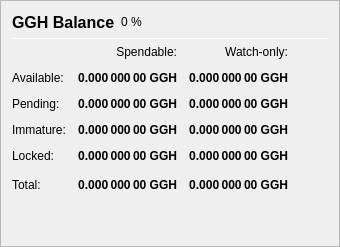
                   <widget class="QFrame" name="frame_Balances">
                    <property name="frameShape">
                     <enum>QFrame::StyledPanel</enum>
                    </property>
                    <property name="frameShadow">
                     <enum>QFrame::Raised</enum>
                    </property>
                    <layout class="QVBoxLayout" name="verticalLayout_4">
                     <item>
                      <layout class="QHBoxLayout" name="horizontalLayout_4">
                       <item>
                        <widget class="QLabel" name="label_5">
                         <property name="minimumSize">
                          <size>
                           <width>0</width>
                           <height>20</height>
                          </size>
                         </property>
                         <property name="font">
                          <font>
                           <pointsize>12</pointsize>
                           <weight>75</weight>
                           <bold>true</bold>
                          </font>
                         </property>
                         <property name="text">
                          <string>GGH Balance</string>
                         </property>
                        </widget>
                       </item>
                       <item>
                        <widget class="QLabel" name="labelGGHPercent">
                         <property name="text">
                          <string notr="true">0 %</string>
                         </property>
                        </widget>
                       </item>
                       <item>
                        <spacer name="horizontalSpacer_3">
                         <property name="orientation">
                          <enum>Qt::Horizontal</enum>
                         </property>
                         <property name="sizeHint" stdset="0">
                          <size>
                           <width>40</width>
                           <height>20</height>
                          </size>
                         </property>
                        </spacer>
                       </item>
                      </layout>
                     </item>
                     <item>
                      <widget class="Line" name="line_Balance">
                       <property name="minimumSize">
                        <size>
                         <width>0</width>
                         <height>1</height>
                        </size>
                       </property>
                       <property name="maximumSize">
                        <size>
                         <width>16777215</width>
                         <height>1</height>
                        </size>
                       </property>
                       <property name="orientation">
                        <enum>Qt::Horizontal</enum>
                       </property>
                      </widget>
                     </item>
                     <item>
                      <layout class="QGridLayout" name="gridLayout">
                       <property name="spacing">
                        <number>12</number>
                       </property>
                       <item row="0" column="1">
                        <widget class="QLabel" name="labelSpendable">
                         <property name="text">
                          <string>Spendable:</string>
                         </property>
                         <property name="alignment">
                          <set>Qt::AlignRight|Qt::AlignTrailing|Qt::AlignVCenter</set>
                         </property>
                        </widget>
                       </item>
                       <item row="0" column="2">
                        <widget class="QLabel" name="labelWatchonly">
                         <property name="text">
                          <string>Watch-only:</string>
                         </property>
                         <property name="alignment">
                          <set>Qt::AlignRight|Qt::AlignTrailing|Qt::AlignVCenter</set>
                         </property>
                        </widget>
                       </item>
                       <item row="1" column="0">
                        <widget class="QLabel" name="labelBalanceText">
                         <property name="text">
                          <string>Available:</string>
                         </property>
                        </widget>
                       </item>
                       <item row="1" column="1">
                        <widget class="QLabel" name="labelBalance">
                         <property name="font">
                          <font>
                           <weight>75</weight>
                           <bold>true</bold>
                          </font>
                         </property>
                         <property name="cursor">
                          <cursorShape>IBeamCursor</cursorShape>
                         </property>
                         <property name="toolTip">
                          <string>Your current spendable balance</string>
                         </property>
                         <property name="text">
                          <string notr="true">0.000 000 00 GGH</string>
                         </property>
                         <property name="alignment">
                          <set>Qt::AlignRight|Qt::AlignTrailing|Qt::AlignVCenter</set>
                         </property>
                         <property name="textInteractionFlags">
                          <set>Qt::LinksAccessibleByMouse|Qt::TextSelectableByKeyboard|Qt::TextSelectableByMouse</set>
                         </property>
                        </widget>
                       </item>
                       <item row="1" column="2">
                        <widget class="QLabel" name="labelWatchAvailable">
                         <property name="font">
                          <font>
                           <weight>75</weight>
                           <bold>true</bold>
                          </font>
                         </property>
                         <property name="cursor">
                          <cursorShape>IBeamCursor</cursorShape>
                         </property>
                         <property name="toolTip">
                          <string>Your current balance in watch-only addresses</string>
                         </property>
                         <property name="text">
                          <string notr="true">0.000 000 00 GGH</string>
                         </property>
                         <property name="alignment">
                          <set>Qt::AlignRight|Qt::AlignTrailing|Qt::AlignVCenter</set>
                         </property>
                         <property name="textInteractionFlags">
                          <set>Qt::LinksAccessibleByMouse|Qt::TextSelectableByKeyboard|Qt::TextSelectableByMouse</set>
                         </property>
                        </widget>
                       </item>
                       <item row="2" column="0">
                        <widget class="QLabel" name="labelPendingText">
                         <property name="text">
                          <string>Pending:</string>
                         </property>
                        </widget>
                       </item>
                       <item row="2" column="1">
                        <widget class="QLabel" name="labelUnconfirmed">
                         <property name="font">
                          <font>
                           <weight>75</weight>
                           <bold>true</bold>
                          </font>
                         </property>
                         <property name="cursor">
                          <cursorShape>IBeamCursor</cursorShape>
                         </property>
                         <property name="toolTip">
                          <string>Total of transactions that have yet to be confirmed, and do not yet count toward the spendable balance</string>
                         </property>
                         <property name="text">
                          <string notr="true">0.000 000 00 GGH</string>
                         </property>
                         <property name="alignment">
                          <set>Qt::AlignRight|Qt::AlignTrailing|Qt::AlignVCenter</set>
                         </property>
                         <property name="textInteractionFlags">
                          <set>Qt::LinksAccessibleByMouse|Qt::TextSelectableByKeyboard|Qt::TextSelectableByMouse</set>
                         </property>
                        </widget>
                       </item>
                       <item row="2" column="2">
                        <widget class="QLabel" name="labelWatchPending">
                         <property name="font">
                          <font>
                           <weight>75</weight>
                           <bold>true</bold>
                          </font>
                         </property>
                         <property name="cursor">
                          <cursorShape>IBeamCursor</cursorShape>
                         </property>
                         <property name="toolTip">
                          <string>Unconfirmed transactions to watch-only addresses</string>
                         </property>
                         <property name="text">
                          <string notr="true">0.000 000 00 GGH</string>
                         </property>
                         <property name="alignment">
                          <set>Qt::AlignRight|Qt::AlignTrailing|Qt::AlignVCenter</set>
                         </property>
                         <property name="textInteractionFlags">
                          <set>Qt::LinksAccessibleByMouse|Qt::TextSelectableByKeyboard|Qt::TextSelectableByMouse</set>
                         </property>
                        </widget>
                       </item>
                       <item row="3" column="0">
                        <widget class="QLabel" name="labelImmatureText">
                         <property name="text">
                          <string>Immature:</string>
                         </property>
                        </widget>
                       </item>
                       <item row="3" column="1">
                        <widget class="QLabel" name="labelImmature">
                         <property name="font">
                          <font>
                           <weight>75</weight>
                           <bold>true</bold>
                          </font>
                         </property>
                         <property name="cursor">
                          <cursorShape>IBeamCursor</cursorShape>
                         </property>
                         <property name="toolTip">
                          <string>Staked or masternode rewards that has not yet matured</string>
                         </property>
                         <property name="text">
                          <string notr="true">0.000 000 00 GGH</string>
                         </property>
                         <property name="alignment">
                          <set>Qt::AlignRight|Qt::AlignTrailing|Qt::AlignVCenter</set>
                         </property>
                         <property name="textInteractionFlags">
                          <set>Qt::LinksAccessibleByMouse|Qt::TextSelectableByKeyboard|Qt::TextSelectableByMouse</set>
                         </property>
                        </widget>
                       </item>
                       <item row="3" column="2">
                        <widget class="QLabel" name="labelWatchImmature">
                         <property name="font">
                          <font>
                           <weight>75</weight>
                           <bold>true</bold>
                          </font>
                         </property>
                         <property name="cursor">
                          <cursorShape>IBeamCursor</cursorShape>
                         </property>
                         <property name="toolTip">
                          <string>Staked or masternode rewards in watch-only addresses that has not yet matured</string>
                         </property>
                         <property name="text">
                          <string notr="true">0.000 000 00 GGH</string>
                         </property>
                         <property name="alignment">
                          <set>Qt::AlignRight|Qt::AlignTrailing|Qt::AlignVCenter</set>
                         </property>
                         <property name="textInteractionFlags">
                          <set>Qt::LinksAccessibleByMouse|Qt::TextSelectableByKeyboard|Qt::TextSelectableByMouse</set>
                         </property>
                        </widget>
                       </item>
                       <item row="4" column="0">
                        <widget class="QLabel" name="labelLockedBalanceText">
                         <property name="toolTip">
                          <string>Locked GGH or Masternode collaterals. These are excluded from zGGH minting.</string>
                         </property>
                         <property name="text">
                          <string>Locked:</string>
                         </property>
                        </widget>
                       </item>
                       <item row="4" column="1">
                        <widget class="QLabel" name="labelLockedBalance">
                         <property name="font">
                          <font>
                           <weight>75</weight>
                           <bold>true</bold>
                          </font>
                         </property>
                         <property name="cursor">
                          <cursorShape>IBeamCursor</cursorShape>
                         </property>
                         <property name="toolTip">
                          <string>Locked GGH or Masternode collaterals. These are excluded from zGGH minting.</string>
                         </property>
                         <property name="text">
                          <string notr="true">0.000 000 00 GGH</string>
                         </property>
                         <property name="alignment">
                          <set>Qt::AlignRight|Qt::AlignTrailing|Qt::AlignVCenter</set>
                         </property>
                         <property name="textInteractionFlags">
                          <set>Qt::LinksAccessibleByMouse|Qt::TextSelectableByKeyboard|Qt::TextSelectableByMouse</set>
                         </property>
                        </widget>
                       </item>
                       <item row="4" column="2">
                        <widget class="QLabel" name="labelWatchLocked">
                         <property name="font">
                          <font>
                           <weight>75</weight>
                           <bold>true</bold>
                          </font>
                         </property>
                         <property name="cursor">
                          <cursorShape>IBeamCursor</cursorShape>
                         </property>
                         <property name="toolTip">
                          <string>Current locked balance in watch-only addresses</string>
                         </property>
                         <property name="text">
                          <string notr="true">0.000 000 00 GGH</string>
                         </property>
                         <property name="alignment">
                          <set>Qt::AlignRight|Qt::AlignTrailing|Qt::AlignVCenter</set>
                         </property>
                         <property name="textInteractionFlags">
                          <set>Qt::LinksAccessibleByMouse|Qt::TextSelectableByKeyboard|Qt::TextSelectableByMouse</set>
                         </property>
                        </widget>
                       </item>
                       <item row="5" column="0">
                        <widget class="QLabel" name="labelTotalText">
                         <property name="toolTip">
                          <string>Your current GGCash balance, unconfirmed and immature transactions included</string>
                         </property>
                         <property name="text">
                          <string>Total:</string>
                         </property>
                        </widget>
                       </item>
                       <item row="5" column="1">
                        <widget class="QLabel" name="labelTotal">
                         <property name="font">
                          <font>
                           <weight>75</weight>
                           <bold>true</bold>
                          </font>
                         </property>
                         <property name="cursor">
                          <cursorShape>IBeamCursor</cursorShape>
                         </property>
                         <property name="toolTip">
                          <string>Your current GGCash balance, unconfirmed and immature transactions included</string>
                         </property>
                         <property name="text">
                          <string notr="true">0.000 000 00 GGH</string>
                         </property>
                         <property name="alignment">
                          <set>Qt::AlignRight|Qt::AlignTrailing|Qt::AlignVCenter</set>
                         </property>
                         <property name="textInteractionFlags">
                          <set>Qt::LinksAccessibleByMouse|Qt::TextSelectableByKeyboard|Qt::TextSelectableByMouse</set>
                         </property>
                        </widget>
                       </item>
                       <item row="5" column="2">
                        <widget class="QLabel" name="labelWatchTotal">
                         <property name="font">
                          <font>
                           <weight>75</weight>
                           <bold>true</bold>
                          </font>
                         </property>
                         <property name="cursor">
                          <cursorShape>IBeamCursor</cursorShape>
                         </property>
                         <property name="toolTip">
                          <string>Current total balance in watch-only addresses</string>
                         </property>
                         <property name="text">
                          <string notr="true">0.000 000 00 GGH</string>
                         </property>
                         <property name="alignment">
                          <set>Qt::AlignRight|Qt::AlignTrailing|Qt::AlignVCenter</set>
                         </property>
                         <property name="textInteractionFlags">
                          <set>Qt::LinksAccessibleByMouse|Qt::TextSelectableByKeyboard|Qt::TextSelectableByMouse</set>
                         </property>
                        </widget>
                       </item>
                       <item row="5" column="3">
                        <spacer name="horizontalSpacer_9">
                         <property name="orientation">
                          <enum>Qt::Horizontal</enum>
                         </property>
                         <property name="sizeHint" stdset="0">
                          <size>
                           <width>40</width>
                           <height>20</height>
                          </size>
                         </property>
                        </spacer>
                       </item>
                      </layout>
                     </item>
                     <item>
                      <spacer name="verticalSpacer_3">
                       <property name="orientation">
                        <enum>Qt::Vertical</enum>
                       </property>
                       <property name="sizeHint" stdset="0">
                        <size>
                         <width>20</width>
                         <height>40</height>
                        </size>
                       </property>
                      </spacer>
                     </item>
                    </layout>
                   </widget>
